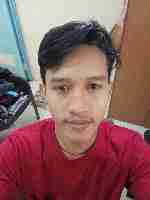
#> input picture dataset/ditya/0104.png, 150 x 200 px, found by its file name; its folder holds 5 pictures in this run
$ python cosine5_test.py
#> lines starting #> are read from the running program, lines starting #| are printed output that depends on the picture; long printed decimals are rounded
### ditya/cosine5.py
import cv2
import numpy as np
import time

# Initialize Haar Cascade face detector
face_cascade = cv2.CascadeClassifier(cv2.data.haarcascades + 'haarcascade_frontalface_default.xml')

# Function to detect and crop the face from an image
def detect_and_crop_face(image, cascade):
    gray = cv2.cvtColor(image, cv2.COLOR_BGR2GRAY)
    faces = cascade.detectMultiScale(gray, scaleFactor=1.1, minNeighbors=5, minSize=(30, 30))
    if len(faces) == 0:
        return None
    (x, y, w, h) = faces[0]
    return image[y:y+h, x:x+w]

# Custom SSIM computation function
def compute_ssim(img1, img2):
    C1 = (0.01 * 255) ** 2
    C2 = (0.03 * 255) ** 2
    img1 = cv2.cvtColor(img1, cv2.COLOR_BGR2GRAY)
    img2 = cv2.cvtColor(img2, cv2.COLOR_BGR2GRAY)
    img1 = cv2.resize(img1, (100, 100))
    img2 = cv2.resize(img2, (100, 100))

    target_file_name1 = 'compare-faces/' +  ' - ' + str(time.time()) + '.jpg'
    cv2.imwrite(
        target_file_name1,
        img1,
    )
    target_file_name2 = 'compare-faces/' +  ' - ' + str(time.time()) + '.jpg'
    cv2.imwrite(
        target_file_name2,
        img2,
    )

    mean_img1 = np.mean(img1)
    mean_img2 = np.mean(img2)
    var_img1 = np.var(img1)
    var_img2 = np.var(img2)
    std_img1 = np.sqrt(var_img1)
    std_img2 = np.sqrt(var_img2)
    covariance = np.mean((img1 - mean_img1) * (img2 - mean_img2))
    numerator = (2 * mean_img1 * mean_img2 + C1) * (2 * covariance + C2)
    denominator = (mean_img1 ** 2 + mean_img2 ** 2 + C1) * (var_img1 + var_img2 + C2)
    ssim = numerator / denominator
    return ssim


def compare_images(image1_path, image2_path):
    image1 = cv2.imread(image1_path)
    image2 = cv2.imread(image2_path)

    face1 = detect_and_crop_face(image1, face_cascade)
    face2 = detect_and_crop_face(image2, face_cascade)
    # Results variable
    result = {}

    # Compare the faces if both were detected and cropped
    if face1 is not None and face2 is not None:
        ssim_index = compute_ssim(face1, face2)
        similarity_percentage = ssim_index * 100
        result["Similarity Percentage"] = similarity_percentage
        result["Are Faces Similar"] = "Yes" if similarity_percentage > 50 else "No"
    else:
        result["Error"] = "Could not detect a face in one or both of the images. Please try with different images."
        result['Photo 1'] = 'Exist' if face1 is not None else 'Not Exist'
        result['Photo 2'] = 'Exist' if face2 is not None else 'Not Exist'
    return result


# =================================================================
# INTERNAL TEST
# =================================================================

# # Load the images
# # Tes 1
# image1_path = './dataset/ditya/0106.png'
# image2_path = './dataset/zidni/0109.png'

# # Tes 2
# # image1_path = './dataset/rara/User.1.1.jpg'
# # image2_path = './dataset/rara/User.1.3.jpg'

# # Tes 3
# # image1_path = './dataset/ika/User.2.5.jpg'
# # image2_path = './dataset/ika/User.2.37.jpg'

# # Tes 4
# # image1_path = './dataset/rara/User.1.5.jpg'
# # image2_path = './dataset/ika/User.2.37.jpg'

# # Tes 5
image1_path = './dataset/ditya/0104.png'
image2_path = './dataset/ditya/0105.png'

result = compare_images(image1_path, image2_path)
#> in compare_images, image1 is the input picture: shape (200, 150, 3); mean B, G, R 96.4, 95.9, 139.5
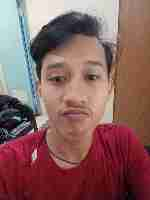
#> input picture dataset/ditya/0105.png, 150 x 200 px, found by its file name
#> in compare_images, image2 is the input picture: shape (200, 150, 3); mean B, G, R 94.7, 96.7, 135.9
#> in detect_and_crop_face, `gray = cv2.cvtColor(image, cv2.COLOR_BGR2GRAY)`:
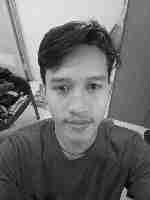
#> gray: shape (200, 150); min 1, max 253, mean 109
#> in detect_and_crop_face, `faces = cascade.detectMultiScale(gray, scaleFactor=1.1, minNeighbors=5..`: faces = [[30, 52, 94, 94]]
#> in detect_and_crop_face, `(x, y, w, h) = faces[0]`: x = 30; y = 52; w = 94
#> in detect_and_crop_face (call 2), `gray = cv2.cvtColor(image, cv2.COLOR_BGR2GRAY)`:
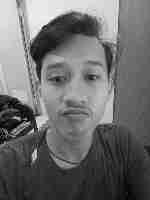
#> gray: shape (200, 150); min 1, max 253, mean 108.2
#> in detect_and_crop_face (call 2), `faces = cascade.detectMultiScale(gray, scaleFactor=1.1, minNeighbors=5..`: faces = [[26, 42, 96, 96]]
#> in detect_and_crop_face (call 2), `(x, y, w, h) = faces[0]`: x = 26; y = 42; w = 96
#> in compute_ssim, `img1 = cv2.resize(img1, (100, 100))`:
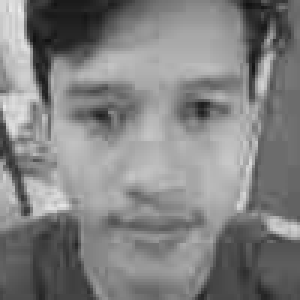
#> img1: shape (100, 100) (shown 3 times larger); min 18, max 235, mean 129.2
#> in compute_ssim, `img2 = cv2.resize(img2, (100, 100))`:
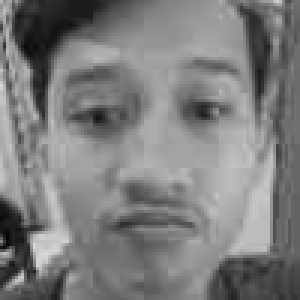
#> img2: shape (100, 100) (shown 3 times larger); min 4, max 218, mean 124.9
#> in compute_ssim, `mean_img1 = np.mean(img1)`: mean_img1 = 129.2
#> in compute_ssim, `mean_img2 = np.mean(img2)`: mean_img2 = 124.9
#> in compute_ssim, `var_img1 = np.var(img1)`: var_img1 = 2048.8
#> in compute_ssim, `var_img2 = np.var(img2)`: var_img2 = 1709.1
#> in compute_ssim, `std_img1 = np.sqrt(var_img1)`: std_img1 = 45.26
#> in compute_ssim, `std_img2 = np.sqrt(var_img2)`: std_img2 = 41.34
#> in compute_ssim, `covariance = np.mean((img1 - mean_img1) * (img2 - mean_img2))`: covariance = 951
#> in compute_ssim, `numerator = (2 * mean_img1 * mean_img2 + C1) * (2 * covariance + C2)`: numerator = 63250617.6
#> in compute_ssim, `denominator = (mean_img1 ** 2 + mean_img2 ** 2 + C1) * (var_img1 + var..`: denominator = 123201306.1
#> in compute_ssim, `ssim = numerator / denominator`: ssim = 0.513
#> in compare_images, `similarity_percentage = ssim_index * 100`: similarity_percentage = 51.34
#> result = {'Similarity Percentage': 51.34, 'Are Faces Similar': 'Yes'}
print(result)
#| {'Similarity Percentage': 51.339, 'Are Faces Similar': 'Yes'}

### ditya/cosine5_test.py
import os
import random

# Assuming cosine5.py is correctly set up with a compare_images function
from cosine5 import compare_images

# Path to the dataset directory
dataset_path = './dataset'

def run_test(dataset_path, iterations=10):
    for _ in range(iterations):
        # Randomly decide if the images should come from the same folder or different ones
        same_folder = random.choice([True, False])

        # Get the list of person directories in the dataset
        persons = [person for person in os.listdir(dataset_path) if os.path.isdir(os.path.join(dataset_path, person))]

        if same_folder:
            # Randomly select a person's directory and use it for both images
            selected_person = random.choice(persons)
            person_paths = [os.path.join(dataset_path, selected_person), os.path.join(dataset_path, selected_person)]
        else:
            # Randomly select two person's directories for the two images
            selected_persons = random.sample(persons, 2) if len(persons) >= 2 else [random.choice(persons), random.choice(persons)]
            person_paths = [os.path.join(dataset_path, person) for person in selected_persons]

        images = []
        for person_path in person_paths:
            # Get the list of image files in the person's directory
            person_images = [img for img in os.listdir(person_path) if os.path.isfile(os.path.join(person_path, img))]
            # Randomly select an image from the person's directory
            images.append(random.choice(person_images))

        # Construct the full image paths
        image_paths = [os.path.join(person_paths[i], images[i]) for i in range(2)]

        # Compare the images and print the result
        similarity_result = compare_images(image_paths[0], image_paths[1])
        # print(f"Test iteration: Comparing images {images[0]} and {images[1]} {'from the same folder' if same_folder else 'from different folders'}")
        label = ''
        if same_folder: label += 'Yes - '
        else: label += 'No - '

        label += image_paths[0]
        label += ' / '
        label += image_paths[1]
        print(label)

        print(similarity_result)
        print("\n")

# Specify how many iterations of the test you want to run
number_of_tests = 50  # For example, 5 iterations
run_test(dataset_path, iterations=number_of_tests)
#> call 2 of compare_images, with image1_path = './dataset/ika/User.2.1.jpg', image2_path = './dataset/ditya/0105.png'
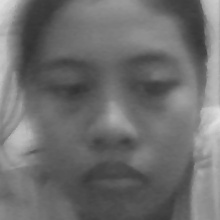
#> input picture dataset/ika/User.2.1.jpg, 220 x 220 px, found by its file name
#> in compare_images, image1 is the input picture: shape (220, 220, 3); min 50, max 226, mean 110
#> in detect_and_crop_face (call 3), `faces = cascade.detectMultiScale(gray, scaleFactor=1.1, minNeighbors=5..`: faces = [[15, 12, 196, 196]]
#> in detect_and_crop_face (call 3), `(x, y, w, h) = faces[0]`: x = 15; y = 12; w = 196
#> in detect_and_crop_face (call 3), `return image[y:y+h, x:x+w]`:
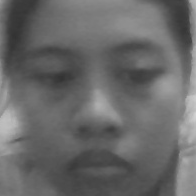
#> returned value: shape (196, 196, 3); min 50, max 210, mean 104.3
#> in compare_images (call 2), `ssim_index = compute_ssim(face1, face2)`: ssim_index = 0.193
#> in compare_images (call 2), `similarity_percentage = ssim_index * 100`: similarity_percentage = 19.28
#> in run_test, `similarity_result = compare_images(image_paths[0], image_paths[1])`: similarity_result = {'Similarity Percentage': 19.28, 'Are Faces Similar': 'No'}
#| {'Similarity Percentage': 19.283, 'Are Faces Similar': 'No'}
#> pass 2 of the loop in run_test, `for _ in range(iterations):`:
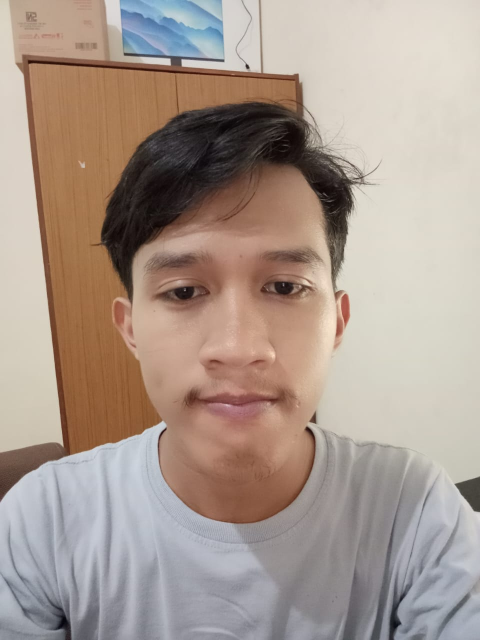
#> input picture dataset/ditya/0004.png, 960 x 1280 px, found by its file name (shown at 1/2 size)
#> in compare_images, image2 is the input picture: shape (1280, 960, 3); mean B, G, R 143.3, 153.7, 169.7
#> in detect_and_crop_face (call 6), `gray = cv2.cvtColor(image, cv2.COLOR_BGR2GRAY)`:
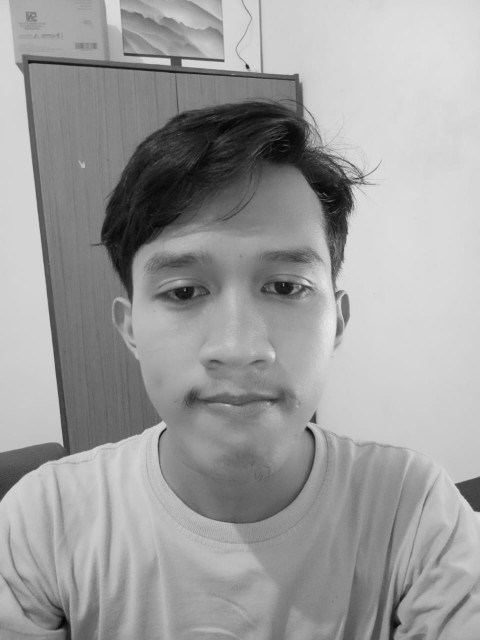
#> gray: shape (1280, 960) (shown at 1/2 size); min 2, max 235, mean 157.3
#> faces = [[161, 344, 611, 611]]
#> x = 161; y = 344; w = 611
#> in compute_ssim (call 3), `img2 = cv2.resize(img2, (100, 100))`:
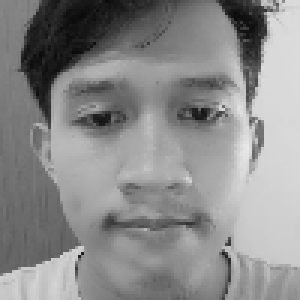
#> img2: shape (100, 100) (shown 3 times larger); min 9, max 233, mean 138.8
#> mean_img2 = 138.8
#> var_img2 = 2605
#> std_img2 = 51.04
#> covariance = 308.6
#> numerator = 19558602.8
#> denominator = 101649880.4
#> ssim = 0.192
#> similarity_percentage = 19.24
#> similarity_result = {'Similarity Percentage': 19.24, 'Are Faces Similar': 'No'}
#| {'Similarity Percentage': 19.241, 'Are Faces Similar': 'No'}
